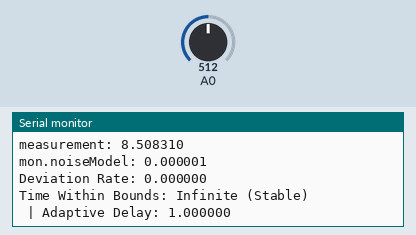
The sketch below on a simulated Arduino Uno, built with avr-gcc and run on an emulated ATmega328P. Parts: the last lines printed to the serial monitor. The test bench sets the inputs (shaded band); at power-on: A0 = 512.

Above: at 1.2 s.
1.3 s: A0 set to 716
At 2.3 s:
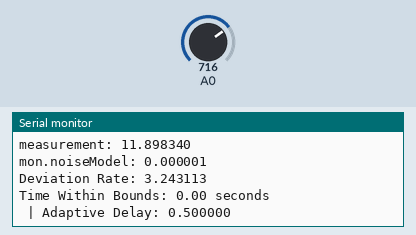
2.8 s: A0 set to 900
At 6.2 s:
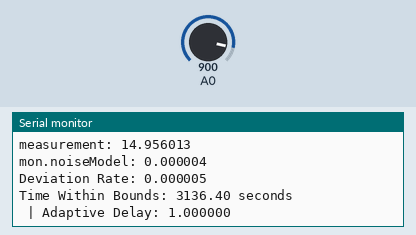
Timing chart, 0 to 7.7 s (numbered marks = the images above; inputs shaded):
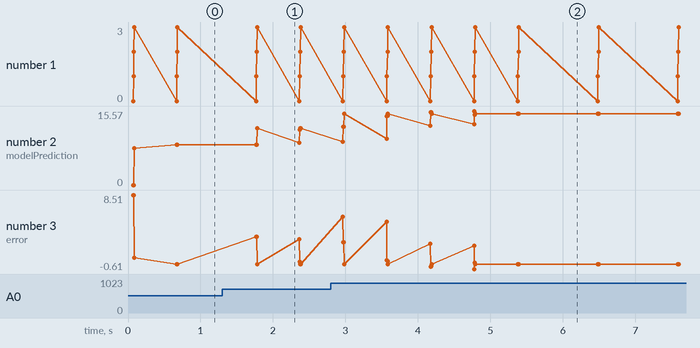

Measured:
- after the input at 1.3 s, the serial monitor: prints a new line after 0.47 s (image 1)
- after the input at 2.8 s, the serial monitor: prints a new line after 0.17 s (image 2)
- plotted number 2: 8.51 → 11.9 after the input at 1.3 s, 11.9 → 14.96 after the input at 2.8 s

The sketch:

4fix11_3fix.ino
```cpp
#include <math.h>

#define MIN_DELAY 0.5    // Minimum delay in milliseconds
#define MAX_DELAY 1  // Maximum delay in milliseconds
#define STABILITY_THRESHOLD 0.001 // threshold to consider signal stable
#define SAMPLES_PER_NOISE_MODEL 64

#define BUFFER_SIZE 4
#define NUM_MODELS 4
struct MeasurementMonitor {
    float values[BUFFER_SIZE];          // Rolling buffer for measurements
    //unsigned long times[BUFFER_SIZE];   // Rolling buffer for timestamps
    float timestamps[BUFFER_SIZE];      // Precise time points in seconds
    float errors[4];                    // Errors for each candidate model
    uint8_t count;                          // Number of samples in the buffer
    float threshold;                    // Allowed deviation threshold
    float shadowValue;                  // Shadowed (smoothed) value
    float noiseModel;                   // Estimated noise level
    float driftModel;                   // Estimated drift rate
    float weights[4];                   // Dynamic weights for candidate models
    float confidence[4];                // Confidence for candidate models
    float derivatives[BUFFER_SIZE - 1];  // Stores calculated derivatives
    float secondDerivatives[BUFFER_SIZE - 1];  // Stores second derivatives
};

// Initialize the monitor
MeasurementMonitor monitor;

// Simulate a measurement
float performMeasurement() {
    float measurement = analogRead(A0) * (17.0 / 1023.0); // Convert ADC to voltage
    return measurement;
}

// Initialize the monitor with default values
void initializeMonitor(MeasurementMonitor &mon) {
    for (int i = 0; i < BUFFER_SIZE; i++) {
        mon.values[i] = 0.0f;
        mon.timestamps[i] = 0.0f;
    }
    for (int i = 0; i < 4; i++) {
        mon.errors[i] = 0.001f;
        mon.weights[i] = 0.001f;
        mon.confidence[i] = 1.0f;
    }
    for (int i = 0; i < BUFFER_SIZE - 1; i++) {
        mon.derivatives[i] = 0.0f;
        mon.secondDerivatives[i] = 0.0f;
    }
    mon.count = 0;
    mon.threshold = STABILITY_THRESHOLD;
    mon.shadowValue = 0.0f;
    mon.noiseModel = 0.0f;
    mon.driftModel = 0.0f;
}
// Add a new sample to the rolling buffer
void addSample(float measurement, unsigned long currentTime, MeasurementMonitor &mon) {
    float timeInSeconds = (float)currentTime / 1000.0f;
    if (mon.count < BUFFER_SIZE) {
        mon.values[mon.count] = measurement;
        mon.timestamps[mon.count] = timeInSeconds;
        mon.count++;
    } else {
        for (int i = 1; i < BUFFER_SIZE; i++) {
            mon.values[i - 1] = mon.values[i];
            mon.timestamps[i - 1] = mon.timestamps[i];
        }
        mon.values[BUFFER_SIZE - 1] = measurement;
        mon.timestamps[BUFFER_SIZE - 1] = timeInSeconds;
    }
}

void updateWeights(MeasurementMonitor &mon) {
    float totalError = 0.0f;
    for (int i = 0; i < NUM_MODELS; i++) {
        totalError += mon.errors[i];
    }
    for (int i = 0; i < NUM_MODELS; i++) {
        if (totalError > 0) {
            mon.weights[i] =+  (1.0f - (mon.errors[i] / totalError)); // Inverse weighting
        } else {
            mon.weights[i] = 1.0f / NUM_MODELS; // Fallback to equal weight
        }
    }
}


// Calculate derivatives using nonlinear regression
void calculateDerivatives(MeasurementMonitor &mon) {
    if (mon.count < 2) return; // Need at least 2 points for first derivatives
    for (int i = 0; i < mon.count - 1; i++) {
        float dt = mon.timestamps[i + 1] - mon.timestamps[i];
        mon.derivatives[i] = (dt > 1e-6) ? (mon.values[i + 1] - mon.values[i]) / dt : 0.0f;
    }
    if (mon.count < 3) return; // Need at least 3 points for second derivatives
    for (int i = 0; i < mon.count - 2; i++) {
        float dt = mon.timestamps[i + 2] - mon.timestamps[i];
        mon.secondDerivatives[i] = (dt > 1e-6) ?
            (mon.derivatives[i + 1] - mon.derivatives[i]) / dt : 0.0f;
    }
}

float exponentialSmoothingPrediction(MeasurementMonitor &mon, float alpha = 0.5) {
    if (mon.count < 2) return mon.values[mon.count - 1];

    float smoothedValue = mon.values[0];
    for (int i = 1; i < mon.count; i++) {
        smoothedValue = alpha * mon.values[i] + (1 - alpha) * smoothedValue;
    }
    return smoothedValue;
}

/*
// Candidate models for prediction
float linearModelPrediction(MeasurementMonitor &mon) {
    if (mon.count < 2) return mon.shadowValue; // Fallback to shadow value
    float slope = mon.derivatives[mon.count - 2];
    float dt = mon.timestamps[mon.count - 1] - mon.timestamps[mon.count - 2];
    return mon.values[mon.count - 1] + slope * dt;
}
*/

// Linear regression candidate
float linearModelPrediction(MeasurementMonitor &mon) {
    if (mon.count < 2) return mon.values[mon.count - 1];

    float sumX = 0, sumY = 0, sumXY = 0, sumX2 = 0;
//    float deltaTime = (mon.timestamps[mon.count - 1] - mon.times[0]) / 1000.0;
    float deltaTime = (mon.timestamps[mon.count - 1] - mon.timestamps[0]) ;

    for (int i = 0; i < mon.count; i++) {
//        float x = (mon.times[i] - mon.times[0]) / 1000.0;
        float x = (mon.timestamps[i] - mon.timestamps[0]);

        sumX += x;
        sumY += mon.values[i];
        sumXY += x * mon.values[i];
        sumX2 += x * x;
    }

    float slope = (mon.count * sumXY - sumX * sumY) / (mon.count * sumX2 - sumX * sumX);
    float intercept = (sumY - slope * sumX) / mon.count;

    return intercept + slope * deltaTime;
}


/*
float polynomialModelPrediction(MeasurementMonitor &mon) {
    if (mon.count < 3) return linearModelPrediction(mon);
    float x1 = mon.timestamps[mon.count - 3], x2 = mon.timestamps[mon.count - 2], x3 = mon.timestamps[mon.count - 1];
    float y1 = mon.values[mon.count - 3], y2 = mon.values[mon.count - 2], y3 = mon.values[mon.count - 1];
    float a = (y3 - (x3 * (y2 - y1) + x2 * y1 - x1 * y2) / (x2 - x1)) / (((x3 - x2) * (x3 - x1)))+0.0001;
    float b = (y2 - y1) / ((x2 - x1) - a * (x2 + x1))+0.0001;
    float c = y1 - a * x1 * x1 - b * x1;
    unsigned long dt = mon.timestamps[mon.count - 1] - x3;
    return a * dt * dt + b * dt + c;
}
*/

// Polynomial regression candidate (quadratic)
float polynomialModelPrediction(MeasurementMonitor &mon) {
    if (mon.count < 3) return linearModelPrediction(mon);

    float x[4], y[4], sumX[5] = {0}, sumXY[3] = {0};
    for (int i = 0; i < mon.count; i++) {
//        x[i] = (mon.timestamps[i] - mon.timestamps[0]) /1000.0 ;
        x[i] = (mon.timestamps[i] - mon.timestamps[0]) ;

        y[i] = mon.values[i];
        for (int p = 0; p <= 4; p++) sumX[p] += pow(x[i], p);
        for (int p = 0; p <= 2; p++) sumXY[p] += y[i] * pow(x[i], p);
    }

    float denom = sumX[4] * (sumX[2] * mon.count - sumX[1] * sumX[1]) -
                  sumX[3] * (sumX[3] * mon.count - sumX[1] * sumX[2]) +
                  sumX[2] * (sumX[3] * sumX[1] - sumX[2] * sumX[2]);

    if (fabs(denom) < 1e-6) return linearModelPrediction(mon);

    float a = (sumXY[2] * (sumX[2] * mon.count - sumX[1] * sumX[1]) -
               sumXY[1] * (sumX[3] * mon.count - sumX[1] * sumX[2]) +
               sumXY[0] * (sumX[3] * sumX[1] - sumX[2] * sumX[2])) /
              denom;

    float b = (sumX[4] * (sumXY[1] * mon.count - sumXY[0] * sumX[1]) -
               sumX[3] * (sumXY[2] * mon.count - sumXY[0] * sumX[2]) +
               sumX[2] * (sumXY[2] * sumX[1] - sumXY[1] * sumX[2])) /
              denom;

    float c = (sumX[4] * (sumX[2] * sumXY[0] - sumX[1] * sumXY[1]) -
               sumX[3] * (sumX[3] * sumXY[0] - sumX[1] * sumXY[2]) +
               sumX[2] * (sumX[3] * sumXY[1] - sumX[2] * sumXY[2])) /
              denom;

//    float xLast = (mon.timestamps[mon.count - 1] - mon.timestamps[0]) / 1000.0;
    float xLast = (mon.timestamps[mon.count - 1] - mon.timestamps[0]) ;

    return a * xLast * xLast + b * xLast + c;
}


float kalmanModelPrediction(float measurement, MeasurementMonitor &mon) {
    static float state = 0.0f;
    static float uncertainty = 1.0f;
    float processNoise = 1e-2f;
    float measurementNoise = mon.noiseModel > 0 ? mon.noiseModel : 1e-1f;

    float predictedState = state;
    float predictedUncertainty = uncertainty + processNoise;

    float gain = predictedUncertainty / (predictedUncertainty + measurementNoise);
    state = predictedState + gain * (measurement - predictedState);
    uncertainty = (1 - gain) * predictedUncertainty;

    return state;
}


// Refine measurement using local iterations
float refinedMeasurement(MeasurementMonitor &mon, uint8_t iterations) {
    float sum = 0.0f;
    for (int i = 0; i < iterations; i++) {
        sum += performMeasurement();
        delay(1);
    }
    return sum / iterations;
}

// Update noise model with average and drift
void updateNoiseModel(float measurement, float predictedValue, MeasurementMonitor &mon) {
    float instantaneousNoise = fabs(predictedValue - measurement);
    float noiseDrift = (instantaneousNoise - mon.noiseModel) / (mon.timestamps[mon.count - 1] - mon.timestamps[mon.count - 2]);

    mon.noiseModel = 0.9f * mon.noiseModel + 0.1f * instantaneousNoise;
    mon.driftModel = 0.9f * mon.driftModel + 0.1f * noiseDrift;
}

// Model-specific evolution

float modelEvolution(float currentValue, unsigned long currentTime, float horizon, int modelIndex, MeasurementMonitor &mon) {
    float predictedValue = currentValue;
  //  float weightedVelocity = 0.0f;
  //  float weightedAcceleration = 0.0f;
  //  float totalWeight = 0.0f;

//    // Calculate weighted velocity (first derivative) and acceleration (second derivative)
//    for (int i = 0; i < mon.count; i++) {
//        float weight = 1.0f / (1.0f + fabs(currentTime - mon.timestamps[i])); // Time-based weighting
//        weightedVelocity += mon.derivatives[i] * weight;
//        weightedAcceleration += mon.secondDerivatives[i] * weight;
//        totalWeight += weight;
//    }

  //  if (totalWeight > 0) {
  //      weightedVelocity /= totalWeight;
  //      weightedAcceleration /= totalWeight;
  //  }

    // Model-specific evolution
    switch (modelIndex) {
        case 0: // Constant drift model
            {
//            predictedValue = weightedVelocity * horizon;
            predictedValue = exponentialSmoothingPrediction(monitor,0.1);
            break;
            }

        case 1: // Linear trend model
            {
            //predictedValue = (weightedVelocity + 0.5f * weightedAcceleration * horizon) * horizon;
            predictedValue = linearModelPrediction(monitor);

            break;
            }
        case 2: // Exponential growth model
            {
//            if (weightedVelocity > 0) {
//                float growthRate = weightedVelocity / currentValue;
//                predictedValue *= exp(growthRate * horizon / 1000.0f);
//            }
            predictedValue = polynomialModelPrediction(monitor);
            break;
            }
        case 3: // Noise-adjusted model
            {
            //float noiseAdjustment = mon.noiseModel; // Incorporate noise model adjustment
            //predictedValue = (weightedVelocity + noiseAdjustment) * horizon;
            predictedValue = kalmanModelPrediction(currentValue,monitor);
            break;
            }
        default:
            {
            break;
            }
    }

    return predictedValue;
}

float weightedEvolution(float currentValue, unsigned long currentTime, float horizon, MeasurementMonitor &mon) {
    float weightedPrediction = 0.0f;
    float totalWeight = 0.0f;

    for (int i = 0; i < 4; i++) {
        float modelPrediction = modelEvolution(currentValue, currentTime, horizon, i, mon);
    Serial.print(i);
    Serial.print(":modelPrediction: ");
    Serial.print(modelPrediction);
        weightedPrediction += (modelPrediction * mon.weights[i]);
        totalWeight += mon.weights[i];
//        mon.errors[i]=fabs(currentValue-modelPrediction*mon.weights[i]);
//        mon.errors[i]=(currentValue-modelPrediction*mon.weights[i]);
        mon.errors[i]=(currentValue-modelPrediction)+0.0000001;

    Serial.print(":error:");
    Serial.print(mon.errors[i]);
    Serial.print(":weight:");
    Serial.println(mon.weights[i]);

    }

    return (totalWeight > 0) ? (weightedPrediction / totalWeight) : currentValue;
//    return (totalWeight > 0) ? (weightedPrediction / 4) : currentValue;

}
// Monitor measurement with weighted predicted evolution
float monitorMeasurement(float measurement, unsigned long currentTime, float &timeWithinBounds) {
    // Refine measurement with local iterations for noise reduction
    float refined = refinedMeasurement(monitor, SAMPLES_PER_NOISE_MODEL);

    // Predict the system's evolution using weighted models
    float predictionHorizon = 1000; // 5 seconds into the future
    float predictedValue = weightedEvolution(refined, currentTime, predictionHorizon, monitor);
    Serial.print("predictedValue: ");
    Serial.println(predictedValue,6);

    // Update noise model for enhanced accuracy
    updateNoiseModel(measurement, refined, monitor);
//    addSample(refined, currentTime, monitor); // Add refined measurement to improve history
    // Add the new sample and update the monitor state
    //addSample(measurement, currentTime, monitor);
    addSample(refined, currentTime, monitor);

    updateWeights(monitor);
    calculateDerivatives(monitor);

    // Calculate total deviation rate for monitoring purposes
   // float deviationRate = fabs(predictedValue - refined) / fabs(refined + 1e-6f);
   float deviationRate = fabs(predictedValue - refined) ;
   //float deviationRate = predictedValue  ;
//    Serial.print("1Deviation Rate: ");
//    Serial.println(deviationRate,6);

    // Time-to-bounds estimation based on evolved predictions
    float currentValue = refined;
//    float predictedDrift = predictedValue - currentValue;
    float predictedDrift = predictedValue - refined;

    // Upper and lower bounds
 //   float upperBound = currentValue * (1.0f + monitor.threshold);
 //   float lowerBound = currentValue * (1.0f - monitor.threshold);

    float upperBound = refined * (1.0f + monitor.threshold);
    float lowerBound = refined * (1.0f - monitor.threshold);

    // Time-to-bound estimations based on the predicted evolution
    float timeToUpper = INFINITY;
    float timeToLower = INFINITY;

    if (fabs(predictedDrift) > 1e-6f) {
//        timeToUpper = (predictedDrift > 0) ? (upperBound - currentValue) / predictedDrift : INFINITY;
//        timeToLower = (predictedDrift < 0) ? (lowerBound - currentValue) / predictedDrift : INFINITY;
        timeToUpper = (predictedDrift > 0) ? (upperBound - refined) / predictedDrift : INFINITY;
        timeToLower = (predictedDrift < 0) ? (lowerBound - refined) / predictedDrift : INFINITY;

    }

    // Compute the time within bounds as the minimum valid time
    timeWithinBounds = fmin(fmax(0, timeToUpper), fmax(0, timeToLower));

//    if (monitor.count < 2) {
//        timeWithinBounds = INFINITY;
//        return 0.0f; // Not enough data to calculate
//    }

    return deviationRate;
}

void setup() {
    // Initialize serial communication
    Serial.begin(115200);

    // Initialize the measurement monitor
    initializeMonitor(monitor);
}

/*
void loop() {
    // Current time
    unsigned long currentTime = millis();

    // Perform measurement
    float measurement = performMeasurement();

    // Time within bounds placeholder
    float timeWithinBounds;

    // Monitor the measurement
    float deviationRate = monitorMeasurement(measurement, currentTime, timeWithinBounds);

    // Optional: Print results for debugging
    Serial.print("Measurement: ");
    Serial.print(measurement);
    Serial.print(" | Deviation Rate: ");
    Serial.print(deviationRate);
    Serial.print(" | Time Within Bounds: ");
    Serial.println(timeWithinBounds);

    // Optional: Add a delay to control sampling rate
    delay(100);
}
*/

void loop() {
//    float measurement = analogRead(A0) * (17.0 / 1023.0); // Convert ADC to voltage
    float measurement = performMeasurement(); // perform measurement . it is called from within monitorMeasurement too to determine noise model

    unsigned long currentTime = millis();

    float timeWithinBounds;
    float deviationRate = monitorMeasurement(measurement, currentTime, timeWithinBounds);

// Compute adaptive delay based on time within bounds
    float adaptiveDelay = timeWithinBounds;

    // Constrain the delay within defined limits
    if (adaptiveDelay < MIN_DELAY) {
        adaptiveDelay = MIN_DELAY;
    } else if (adaptiveDelay > MAX_DELAY) {
        adaptiveDelay = MAX_DELAY;
    }

    Serial.print("measurement: ");
    Serial.println(measurement,6);

    Serial.print("mon.noiseModel: ");
    Serial.println(monitor.noiseModel,6);

    Serial.print("Deviation Rate: ");
    Serial.println(deviationRate,6);
    Serial.print("Time Within Bounds: ");
    if (isinf(timeWithinBounds)) {
        Serial.println("Infinite (Stable)");
    } else {
        Serial.print(timeWithinBounds);
        Serial.println(" seconds");
    }

    Serial.print(" | Adaptive Delay: ");
    Serial.println(adaptiveDelay,6);
    delay(adaptiveDelay*1000.0);
    //delay(random(500, 3000)); // Simulate variable sampling rate
}

/*

Key improvements in this integrated version:
1. Enhanced `MeasurementMonitor` struct with new fields
2. Updated `initializeMonitor` to handle new fields
3. Modified `addSample` to capture precise timestamps
4. Enhanced `calculateDerivatives` to compute both first and second derivatives
5. Added `modelEvolution` and `weightedEvolution` functions for more sophisticated prediction
6. Improved `monitorMeasurement` with advanced prediction and bounds estimation
7. Added `setup()` and `loop()` functions for Arduino compatibility

The code provides a robust framework for monitoring measurements with:
- Multiple predictive models
- Adaptive noise and drift estimation
- Weighted model evolution
- Time-to-bounds estimation

Note: This code assumes an Arduino-like environment with `analogRead()`, `millis()`, and `delay()` functions. You may need to adjust it slightly depending on your specific microcontroller or embedded system.

Would you like me to explain any part of the code in more detail?
  */
```
